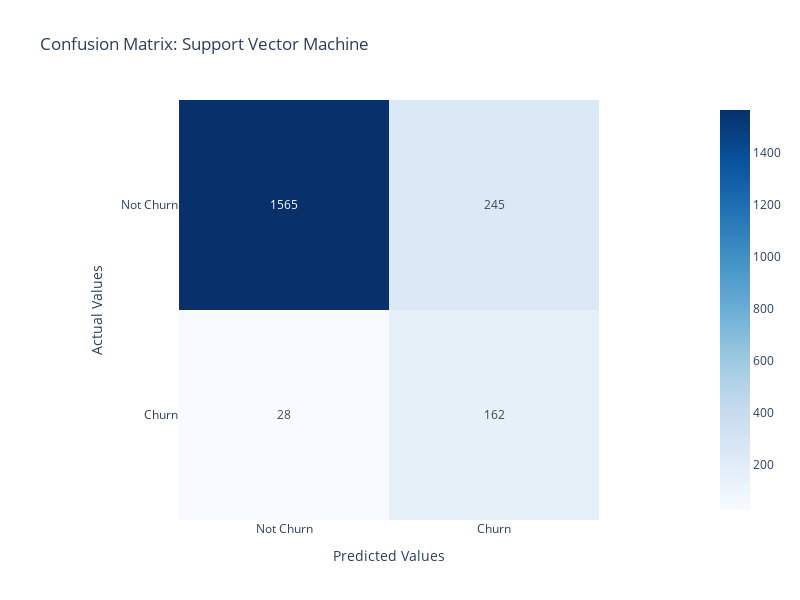

This figure's notebook cell:
### Code cell
import plotly.express as px
data = svm_cf_matrix
fig = px.imshow(data,text_auto=True, width=700, height=700, title="of Countries", labels=dict(x="Predicted Values", y="Actual Values"), 
                x=['Not Churn','Churn'],
                y=['Not Churn','Churn'],
                color_continuous_scale="Blues")
fig.update_layout(height=600, width=800, title_text="Confusion Matrix: Support Vector Machine")
fig.update_xaxes(side='bottom')
fig.show()

### Figure 1 — Plotly figure (JSON) as saved in the notebook; plotly's stock layout.template omitted (floating-point values rounded to 4 significant figures)
{"data": [{"coloraxis": "coloraxis", "hovertemplate": "Predicted Values: %{x}<br>Actual Values: %{y}<br>color: %{z}<extra></extra>", "name": "0", "texttemplate": "%{z}", "type": "heatmap", "x": ["Not Churn", "Churn"], "xaxis": "x", "y": ["Not Churn", "Churn"], "yaxis": "y", "z": [[1565, 245], [28, 162]]}], "layout": {"coloraxis": {"colorscale": [[0, "rgb(247,251,255)"], [0.125, "rgb(222,235,247)"], [0.25, "rgb(198,219,239)"], [0.375, "rgb(158,202,225)"], [0.5, "rgb(107,174,214)"], [0.625, "rgb(66,146,198)"], [0.75, "rgb(33,113,181)"], [0.875, "rgb(8,81,156)"], [1, "rgb(8,48,107)"]]}, "height": 600, "title": {"text": "Confusion Matrix: Support Vector Machine"}, "width": 800, "xaxis": {"anchor": "y", "autorange": true, "constrain": "domain", "domain": [0.1585, 0.8415], "range": [-0.5, 1.5], "scaleanchor": "y", "side": "bottom", "title": {"text": "Predicted Values"}, "type": "category"}, "yaxis": {"anchor": "x", "autorange": true, "constrain": "domain", "domain": [0, 1], "range": [1.5, -0.5], "title": {"text": "Actual Values"}, "type": "category"}}}
